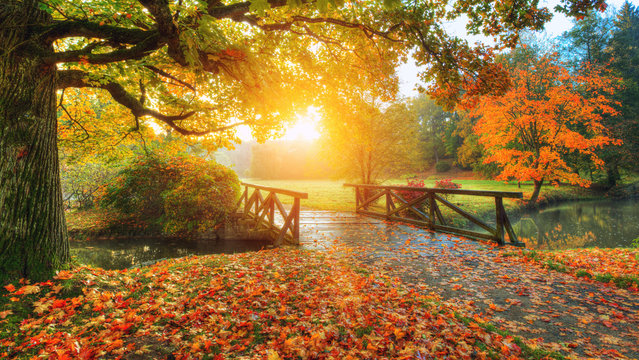
#> input picture image_processing_lab/sample.jpg, 639 x 360 px
$ python exp3_new.py
#> lines starting #> are read from the running program, lines starting #| are printed output that depends on the picture
import cv2
import numpy as np
import matplotlib.pyplot as plt

def visualize_frequency_domain(image_path):
    # Function to convert image to frequency domain
#> called with image_path = 'sample.jpg'
    def spatial_to_frequency(image):
        # Convert image to grayscale if it's not already
        if len(image.shape) > 2:
            gray_image = cv2.cvtColor(image, cv2.COLOR_BGR2GRAY)
        else:
            gray_image = image

        # Perform FFT
        f_transform = np.fft.fft2(gray_image)
        f_transform_shifted = np.fft.fftshift(f_transform)
        magnitude_spectrum = 20 * np.log(np.abs(f_transform_shifted))

        return magnitude_spectrum

    # Read the image
    image = cv2.imread(image_path, cv2.IMREAD_GRAYSCALE)
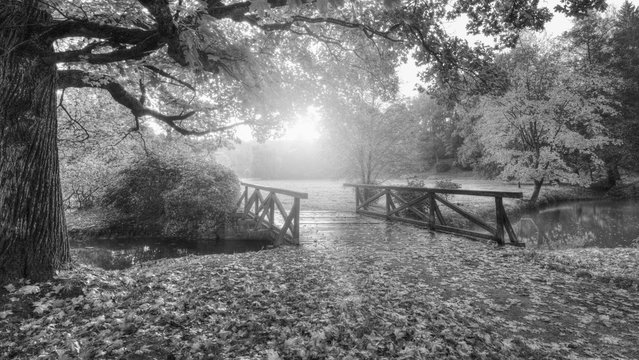
#> image: shape (360, 639); min 4, max 255, mean 114.6

    # Convert image to frequency domain
    frequency_domain = spatial_to_frequency(image)
#> in spatial_to_frequency, `magnitude_spectrum = 20 * np.log(np.abs(f_transform_shifted))`:
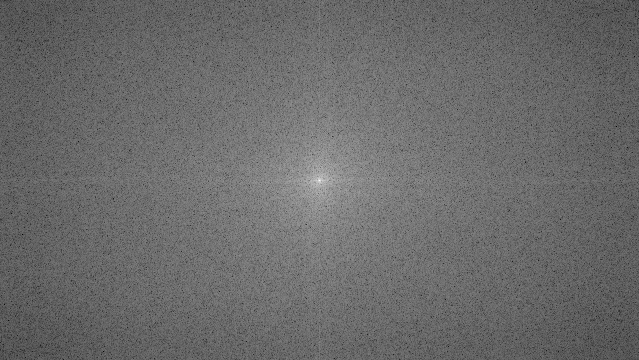
#> magnitude_spectrum: shape (360, 639) float64; min 52.37, max 341.7, mean 173.6; drawn with min black and max white

    # Calculate intensity distribution in spatial domain
    histogram, bins = np.histogram(image.flatten(), bins=256, range=[0, 256])
#> histogram = 256 values, max 1653 at index 116, min 0 at index 0, mean 898.6; bins = 257 values from 0 to 256

    # Plotting
    fig, axes = plt.subplots(1, 3, figsize=(16, 5))

    # Original Image
    axes[0].imshow(image, cmap='gray')
    axes[0].set_title('Original Image')
    axes[0].axis('off')

    # Frequency Domain Image
    axes[1].imshow(frequency_domain, cmap='gray')
    axes[1].set_title('Frequency Domain')
    axes[1].axis('off')

    # Intensity Distribution
    axes[2].plot(bins[:-1], histogram, color='black')
    axes[2].set_title('Intensity Distribution')
    axes[2].set_xlabel('Pixel Intensity')
    axes[2].set_ylabel('Frequency')

    # Adjust layout
    plt.tight_layout()
    plt.show()
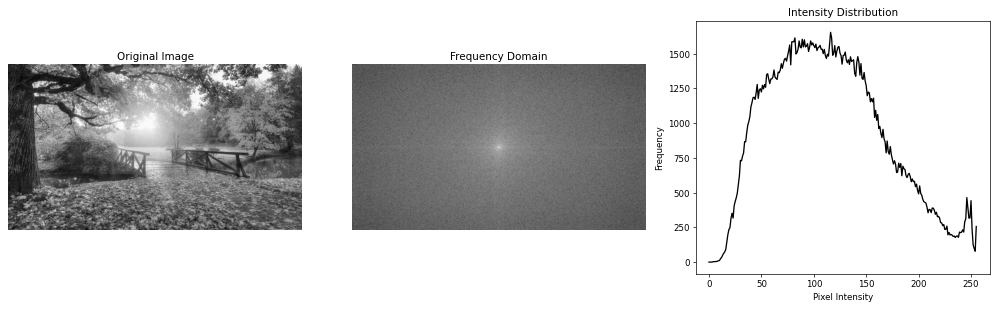
#> figure drawn by matplotlib, 3 panels; panel 3: curve peaks at x = 116, y = 1653

# Call the function with the image path
visualize_frequency_domain('sample.jpg')

$ run again, with image_processing_lab/scenery.png saved as image_processing_lab/sample.jpg
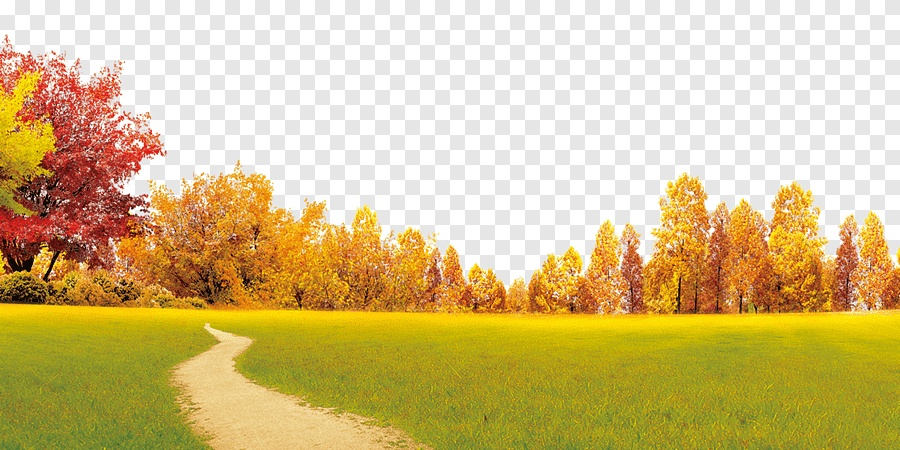
#> input picture image_processing_lab/scenery.png, 900 x 450 px
#> in spatial_to_frequency, `magnitude_spectrum = 20 * np.log(np.abs(f_transform_shifted))`:
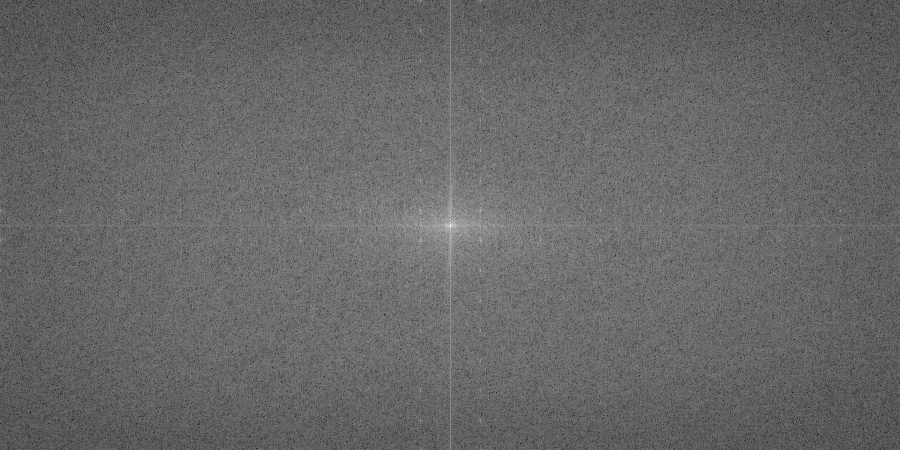
#> magnitude_spectrum: shape (450, 900) float64; min 49.79, max 363.1, mean 177.1; drawn with min black and max white
#> histogram = 256 values, max 78718 at index 255, min 0 at index 0, mean 1582; bins = 257 values from 0 to 256
#> in visualize_frequency_domain, `plt.show()`:
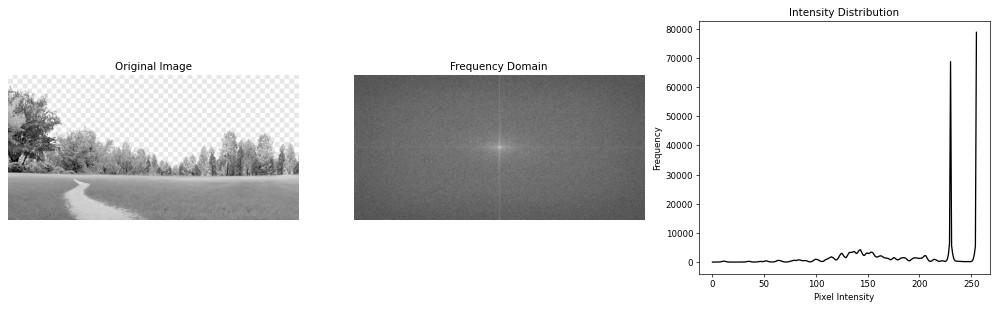
#> figure drawn by matplotlib, 3 panels; panel 3: curve peaks at x = 255, y = 78718
